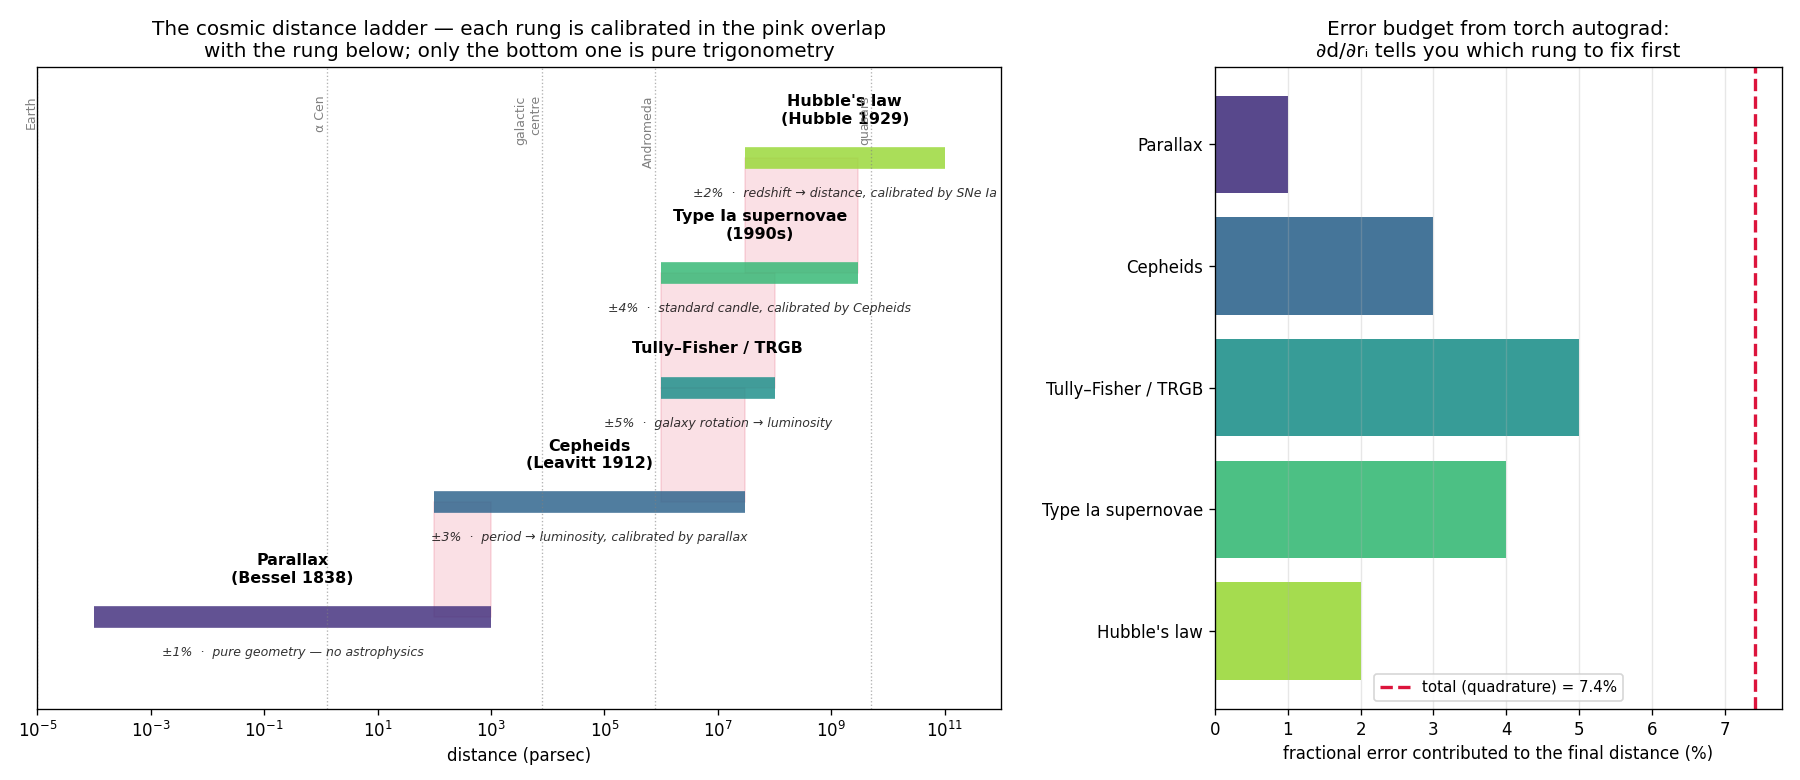

Recreate this plot in Python.
"""The cosmic distance ladder: why one broken rung poisons everything above it.

No single method measures both a nearby star and a distant galaxy. Astronomy
instead *chains* methods: each rung is calibrated by the rung below, and only the
bottom rung (parallax, ch00) is pure geometry. This is the most consequential
error-propagation problem in science — the whole "Hubble tension" of the 2020s is
an argument about rung calibration.

The lesson generalizes far beyond astronomy: when estimates are chained
multiplicatively, RELATIVE errors add in quadrature and the total grows without
bound. This is the same algebra as backprop through a deep network (products of
Jacobians), which is why deep nets have exploding/vanishing gradients.

    phenomenon:   we can only measure ratios of distances, rung to rung
    simulation:   build a 5-rung ladder, each rung calibrated on the last
    dissection:   propagate the error with torch autograd — differentiate the
                  chained distance w.r.t. each rung's calibration constant
    formula:      d = ∏ rᵢ  ⟹  (σ_d/d)² = Σ (σ_i/rᵢ)²   — errors add in log space,
                  which is exactly why the ladder is plotted logarithmically.
"""
from pathlib import Path

import matplotlib.pyplot as plt
import numpy as np
import torch

# --- the five rungs, with the fractional calibration uncertainty of each ---
rungs = [
    ("Parallax\n(Bessel 1838)",        1e-4,  1e3,   0.01, "pure geometry — no astrophysics"),
    ("Cepheids\n(Leavitt 1912)",       1e2,   3e7,   0.03, "period → luminosity, calibrated by parallax"),
    ("Tully–Fisher / TRGB",            1e6,   1e8,   0.05, "galaxy rotation → luminosity"),
    ("Type Ia supernovae\n(1990s)",    1e6,   3e9,   0.04, "standard candle, calibrated by Cepheids"),
    ("Hubble's law\n(Hubble 1929)",    3e7,   1e11,  0.02, "redshift → distance, calibrated by SNe Ia"),
]

# --- dissection: chain the rungs, then differentiate the chain ---
# Each rung multiplies the distance scale by a calibration factor r_i.
# The final distance to a far galaxy is the PRODUCT of all five.
r = torch.tensor([1.0, 300.0, 40.0, 30.0, 35.0], dtype=torch.float64, requires_grad=True)
frac_err = torch.tensor([f for _, _, _, f, _ in rungs], dtype=torch.float64)

d_total = torch.prod(r)          # the chained distance estimate
d_total.backward()               # ∂d/∂r_i for every rung, in one line

print("chained distance  d = ∏ rᵢ =", f"{d_total.item():.3e}", "(arbitrary units)")
print()
print(" rung                      r_i      ∂d/∂r_i      (∂d/∂r_i)·σ_i / d   ← its share of the error")
contrib = []
for i, (name, *_rest) in enumerate(rungs):
    sigma_i = frac_err[i] * r[i]                       # absolute error on this rung
    share = (r.grad[i] * sigma_i / d_total).item()     # fractional error contributed
    contrib.append(abs(share))
    print(f" {name.splitlines()[0]:24s} {r[i].item():7.1f}  {r.grad[i].item():.3e}   {share:8.4f}")

total_frac = float(np.sqrt(np.sum(np.square(contrib))))
print()
print(f"total fractional error  = sqrt(Σ shares²) = {total_frac:.4f}  →  {total_frac*100:.1f}%")
print(f"check against the closed form sqrt(Σ (σ_i/r_i)²) = "
      f"{float(torch.sqrt((frac_err**2).sum())):.4f}   (identical — as it must be)")
print()
print("A 1% systematic slipped into the Cepheid rung propagates, undiluted, to the")
print("age of the universe. This is why the Hubble tension is a *calibration* fight.")

# --- visualization ---
fig, (ax, ax2) = plt.subplots(1, 2, figsize=(15, 6.5),
                              gridspec_kw={"width_ratios": [1.7, 1]})

colors = plt.cm.viridis(np.linspace(0.15, 0.85, len(rungs)))
for i, ((name, lo, hi, ferr, note), c) in enumerate(zip(rungs, colors)):
    ax.plot([lo, hi], [i, i], lw=13, color=c, solid_capstyle="butt", alpha=0.85)
    ax.text(np.sqrt(lo * hi), i + 0.30, name, ha="center", fontsize=9.5, weight="bold")
    ax.text(np.sqrt(lo * hi), i - 0.34, f"±{ferr*100:.0f}%  ·  {note}",
            ha="center", fontsize=7.5, alpha=0.8, style="italic")
    # the overlap region is where rung i+1 gets calibrated by rung i
    if i + 1 < len(rungs):
        nlo, nhi = rungs[i + 1][1], rungs[i + 1][2]
        olo, ohi = max(lo, nlo), min(hi, nhi)
        if olo < ohi:
            ax.fill_betweenx([i, i + 1], olo, ohi, color="crimson", alpha=0.13)

ax.set_xscale("log")
ax.set_xlim(1e-5, 1e12)
ax.set_ylim(-0.8, len(rungs) - 0.2)
ax.set_yticks([])
ax.set_xlabel("distance (parsec)")
ax.set_title("The cosmic distance ladder — each rung is calibrated in the pink overlap\n"
             "with the rung below; only the bottom one is pure trigonometry")
for x, lab in [(1e-5, "Earth"), (1.3, "α Cen"), (8e3, "galactic\ncentre"),
               (7.8e5, "Andromeda"), (5e9, "quasars")]:
    ax.axvline(x, color="gray", ls=":", lw=0.8, alpha=0.6)
    ax.text(x, len(rungs) - 0.45, lab, rotation=90, fontsize=7.5,
            color="gray", va="top", ha="right")

# right panel: the error budget
names = [n.splitlines()[0] for n, *_ in rungs]
ax2.barh(names, np.array(contrib) * 100, color=colors, alpha=0.9)
ax2.axvline(total_frac * 100, color="crimson", ls="--", lw=2,
            label=f"total (quadrature) = {total_frac*100:.1f}%")
ax2.set_xlabel("fractional error contributed to the final distance (%)")
ax2.set_title("Error budget from torch autograd:\n∂d/∂rᵢ tells you which rung to fix first")
ax2.legend(fontsize=9)
ax2.grid(alpha=0.3, axis="x")
ax2.invert_yaxis()

plt.tight_layout()
out = Path(__file__).with_suffix(".png")
plt.savefig(out, dpi=120)
print(f"Saved: {out}")
